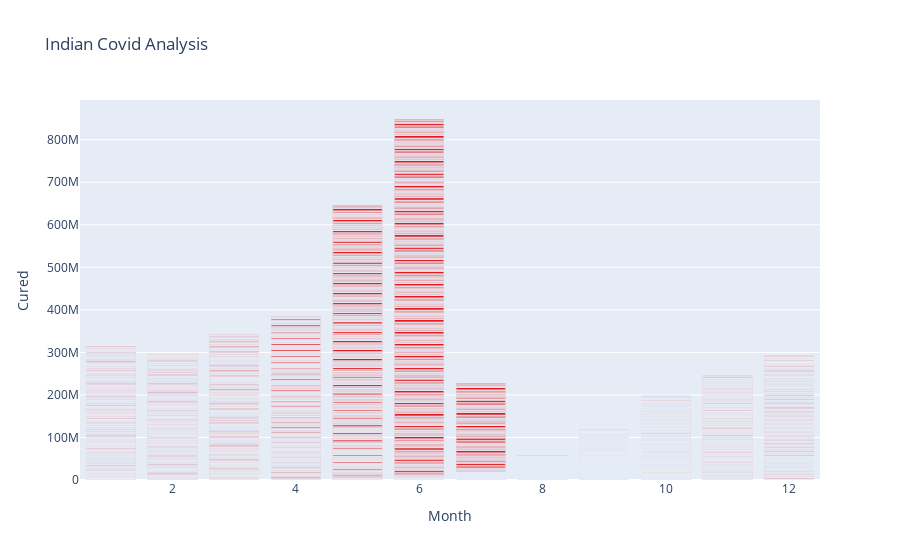

Notebook code cell kept with this figure:
### Code cell
Cured_India

### Figure 1 — Plotly figure (JSON) as saved in the notebook; plotly's stock layout.template omitted (floating-point values rounded to 4 significant figures; data arrays with more than 128 entries replaced by an {"elided": "..."} marker saying what was removed)
{"data": [{"alignmentgroup": "True", "hovertemplate": "Month=%{x}<br>Cured=%{y}<extra></extra>", "legendgroup": "", "marker": {"color": "rgb(228,26,28)", "pattern": {"shape": ""}}, "name": "", "offsetgroup": "", "orientation": "v", "showlegend": false, "textposition": "auto", "type": "bar", "x": {"elided": "16847 int values"}, "xaxis": "x", "y": {"elided": "16847 int values"}, "yaxis": "y"}], "layout": {"barmode": "relative", "legend": {"tracegroupgap": 0}, "title": {"text": "Indian Covid Analysis "}, "xaxis": {"anchor": "y", "domain": [0, 1], "title": {"text": "Month"}}, "yaxis": {"anchor": "x", "domain": [0, 1], "title": {"text": "Cured"}}}}
